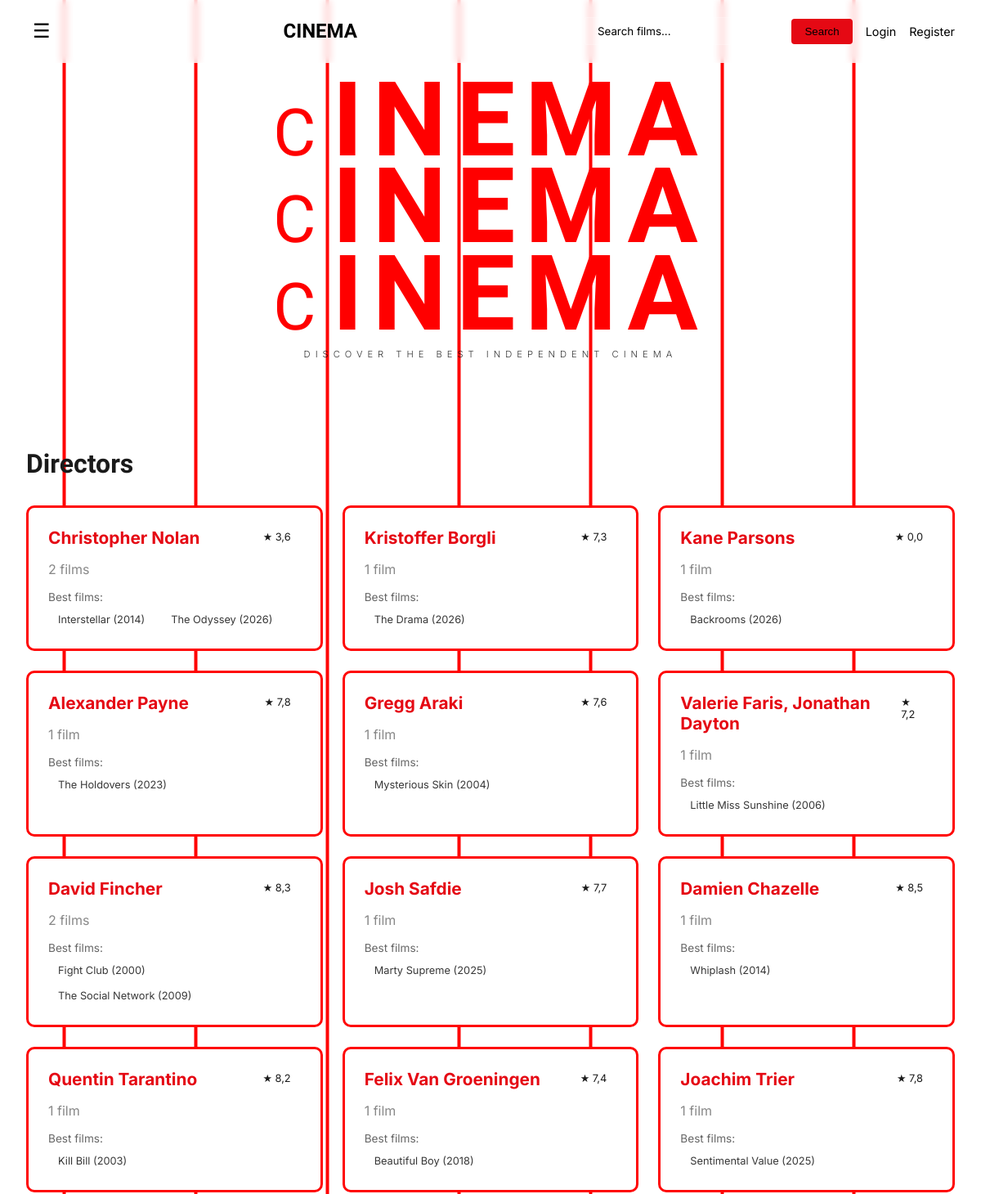
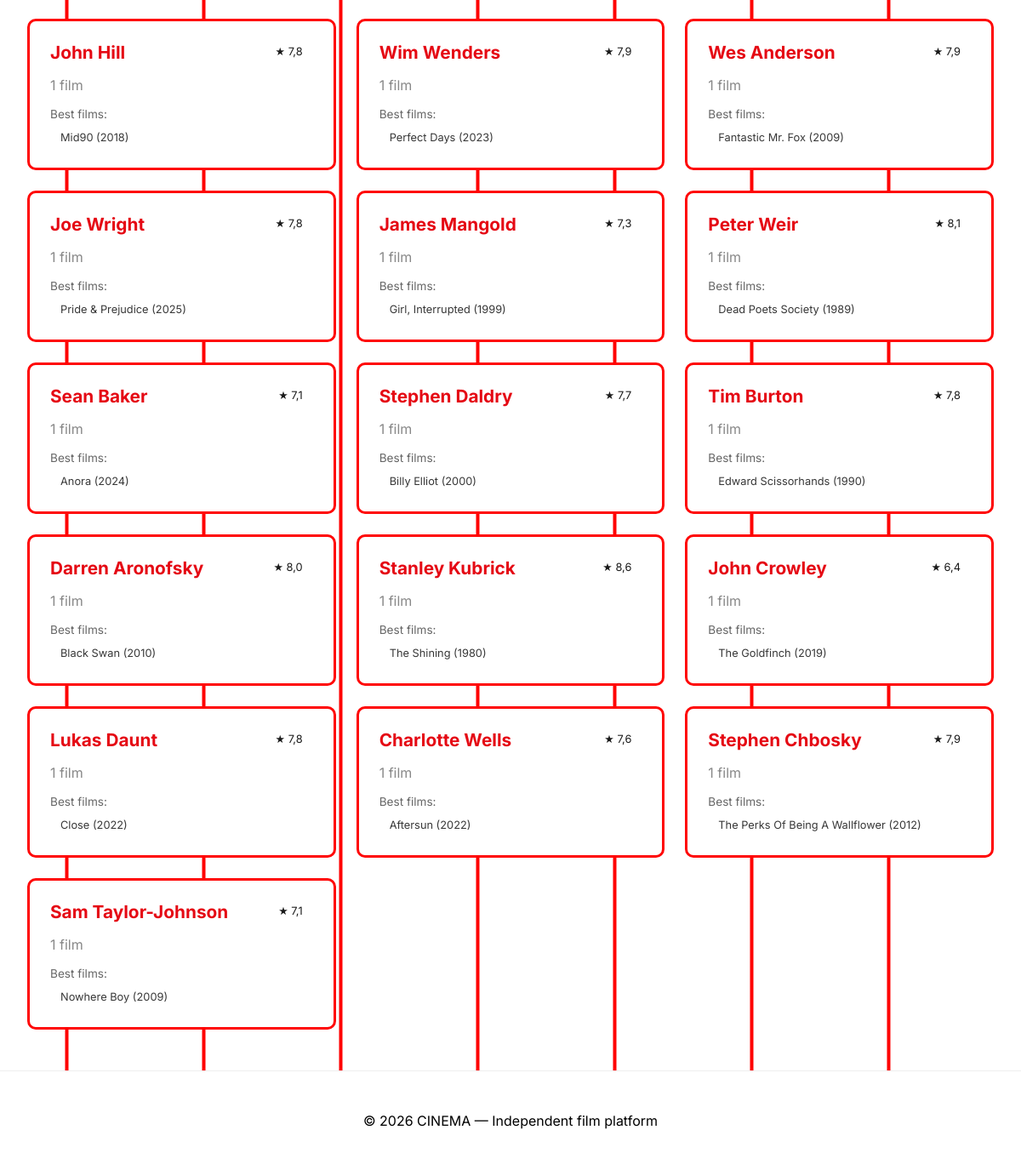
The page /directors/ on the database its author committed (2 pictures, top to bottom).
### movies/models.py (models this page shows, shortened)
class Movie(models.Model):
    title = models.CharField("Название", max_length=255)
    description = models.TextField("Описание")
    poster = models.URLField("Постер (ссылка)")
    backdrop = models.URLField("Фон (широкое фото)", blank=True) # Для Hero-баннера
    year = models.PositiveIntegerField("Год")
    rating = models.FloatField("Рейтинг", default=0.0)
    director = models.CharField("Director", max_length=200, blank=True, null=True)
    actors = models.ManyToManyField(Actor, related_name="movies", verbose_name="Актёры")
    category = models.ForeignKey('Category', on_delete=models.CASCADE)

### movies/views.py (the view)
# urls.py: path('directors/', views.directors_list, name='directors'),
def directors_list(request):
    directors = Movie.objects.exclude(director__isnull=True).exclude(director__exact='').values_list('director', flat=True).distinct()
    directors_data = []
    for director_name in directors:
        movies = Movie.objects.filter(director=director_name)
        directors_data.append({
            'name': director_name,
            'movies_count': movies.count(),
            'movies': movies,
            'rating': sum(m.rating for m in movies) / movies.count() if movies.exists() else 0
        })
    return render(request, 'movies/directors.html', {'directors': directors_data})

### templates/movies/directors.html (shortened to what this page needs)
﻿{% extends 'base.html' %}
{% block content %}
<div style="max-width: 1200px; margin: 0 auto;">
    <h1 style="font-family: 'BBH Bartle', sans-serif; margin-bottom: 2rem;">Directors</h1>
    {% if directors %}
    <div style="display: grid; grid-template-columns: repeat(auto-fill, minmax(350px, 1fr)); gap: 1.5rem;">
        {% for director in directors %}
        <div style="background: #ffffff;border: 3px solid rgb(255, 5, 5); border-radius: 10px; overflow: hidden; transition: transform 0.3s;">
            <div style="padding: 1.5rem;">
                <div style="display: flex; justify-content: space-between; align-items: start; margin-bottom: 1rem;">
                    <h3 style="font-family: 'Inter'; font-size: 1.3rem; color: #e50914;">{{ director.name }}</h3>
                    <div style="background: rgba(255, 255, 255, 0.2); padding: 0.25rem 0.75rem; border-radius: 20px; font-size: 0.8rem;">
                        ★ {{ director.rating|floatformat:1 }}
                    </div>
                </div>
                <p style="color: #888; margin-bottom: 1rem;">
                     {{ director.movies_count }} film{% if director.movies_count > 1 %}s{% endif %}
                </p>
                <div style="margin-top: 1rem;">
                    <p style="color: #666; font-size: 0.85rem; margin-bottom: 0.5rem;">Best films:</p>
                    <div style="display: flex; flex-wrap: wrap; gap: 0.5rem;">
                        {% for movie in director.movies|slice:":3" %}
                        <a href="{% url 'detail' movie.id %}" style="background: #ffffff; padding: 0.25rem 0.75rem; border-radius: 4px; text-decoration: none; color: #383838; font-size: 0.8rem; transition: all 0.3s;">
                            {{ movie.title }} ({{ movie.year }})
                        </a>
                        {% endfor %}
                    </div>
                </div>
            </div>
        </div>
        {% endfor %}
    </div>
    {% else %}
    <div style="text-align: center; padding: 4rem; background: #ffffff; border-radius: 12px;">
        <p style="color: #888;">No directors added yet.</p>
        <p style="color: #000000; font-size: 0.9rem; margin-top: 1rem;">Add directors when adding or editing movies.</p>
    </div>
    {% endif %}
</div>
{% endblock %}

### templates/base.html (style rules this page uses)
* { margin: 0; padding: 0; box-sizing: border-box; }
body { font-family: 'Inter', sans-serif; background: #ffffff; color: #1a1a1a; overflow-x: hidden; }
body::before { content: ''; position: fixed; top: 0; left: 0; right: 0; bottom: 0; background: repeating-linear-gradient( 90deg, transparent 0px, transparent 76px, rgb(255, 0, 0) 77px, rgb(255, 0, 0) 80px, transparent 81px, transparent 161px ); pointer-events: none; z-index: 0; }

### rows shown on the page
Movie: title "Interstellar", year "2014"
Movie: title "The Odyssey", year "2026"
Movie: title "The Drama", year "2026"
Movie: title "Backrooms", year "2026"
Movie: title "The Holdovers", year "2023"
Movie: name "Gregg Araki", rating "7,6", movies_count "1", title "Mysterious Skin", year "2004"
Movie: title "Little Miss Sunshine", year "2006"
Movie: title "Fight Club", year "2000"
Movie: title "The Social Network", year "2009"
Movie: title "Marty Supreme", year "2025"
Movie: name "Damien Chazelle", rating "8,5", movies_count "1", title "Whiplash", year "2014"
Movie: title "Kill Bill", year "2003"
Movie: title "Beautiful Boy", year "2018"
Movie: title "Sentimental Value", year "2025"
Movie: title "Mid90", year "2018"
Movie: title "Perfect Days", year "2023"
Movie: title "Fantastic Mr. Fox", year "2009"
Movie: title "Pride & Prejudice", year "2025"
Movie: title "Girl, Interrupted", year "1999"
Movie: title "Dead Poets Society", year "1989"
Movie: title "Anora", year "2024"
Movie: title "Billy Elliot", year "2000"
Movie: name "Tim Burton", rating "7,8", movies_count "1", title "Edward Scissorhands", year "1990"
Movie: title "Black Swan", year "2010"
Movie: title "The Shining", year "1980"
Movie: title "The Goldfinch", year "2019"
Movie: title "Close", year "2022"
Movie: title "Aftersun", year "2022"
Movie: title "The Perks Of Being A Wallflower", year "2012"
Movie: title "Nowhere Boy", year "2009"

### other values the page prints
{{ director.name }} "Christopher Nolan" "Kristoffer Borgli" "Kane Parsons" "Alexander Payne" "Valerie Faris, Jonathan Dayton" "David Fincher" "Josh Safdie" "Quentin Tarantino" "Felix Van Groeningen" "Joachim Trier" "John Hill" "Wim Wenders" "Wes Anderson" "Joe Wright" "James Mangold" "Peter Weir" "Sean Baker" "Stephen Daldry" "Darren Aronofsky" "Stanley Kubrick" "John Crowley" "Lukas Daunt" "Charlotte Wells" "Stephen Chbosky" "Sam Taylor-Johnson"
{{ director.rating|floatformat:1 }} "3,6" "7,3" "0,0" "7,8" "7,2" "8,3" "7,7" "8,2" "7,4" "7,8" "7,8" "7,9" "7,9" "7,8" "7,3" "8,1" "7,1" "7,7" "8,0" "8,6" "6,4" "7,8" "7,6" "7,9" "7,1"
{{ director.movies_count }} "2" "1" "1" "1" "1" "2" "1" "1" "1" "1" "1" "1" "1" "1" "1" "1" "1" "1" "1" "1" "1" "1" "1" "1" "1"
